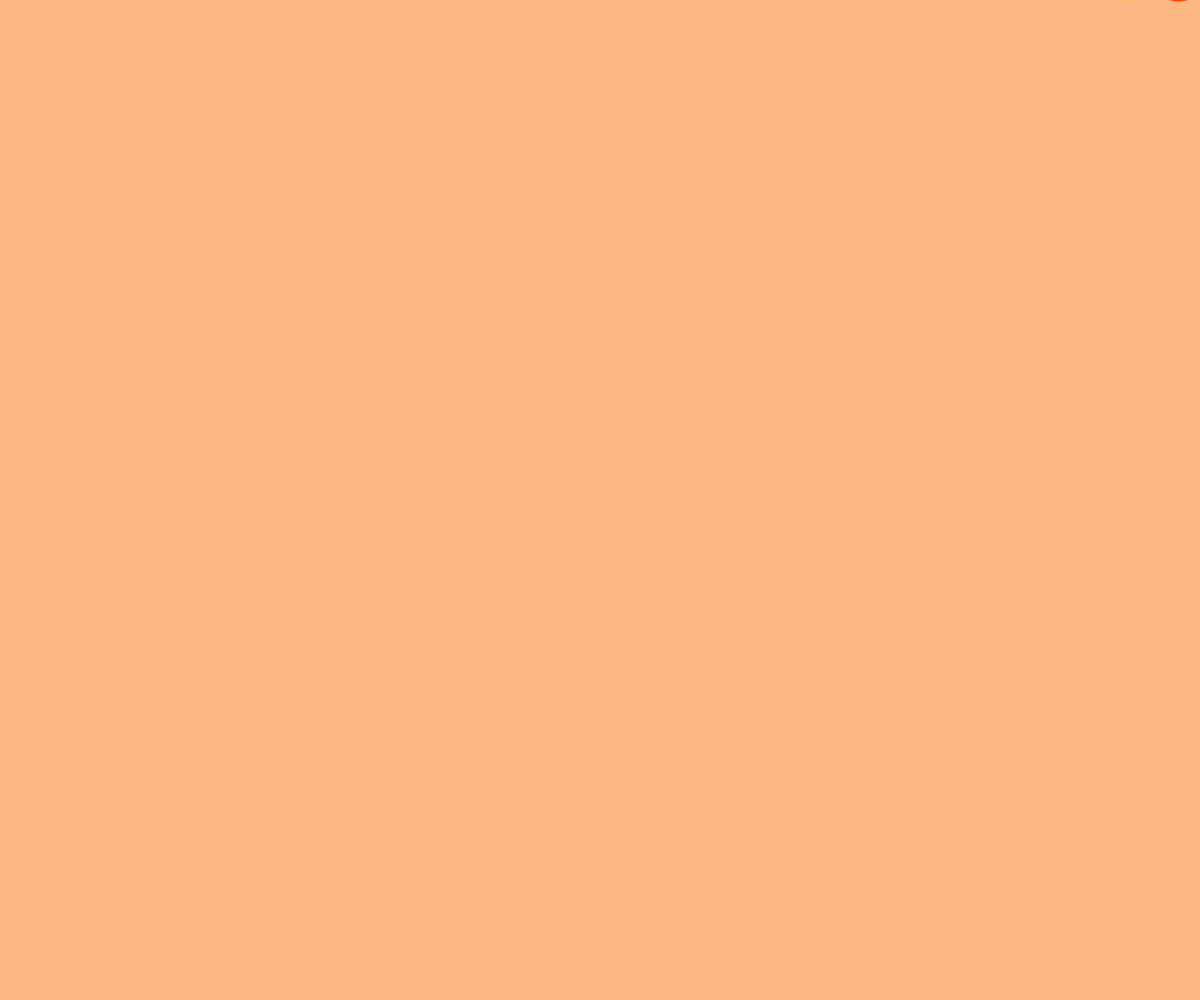
Frame 1 (no input)
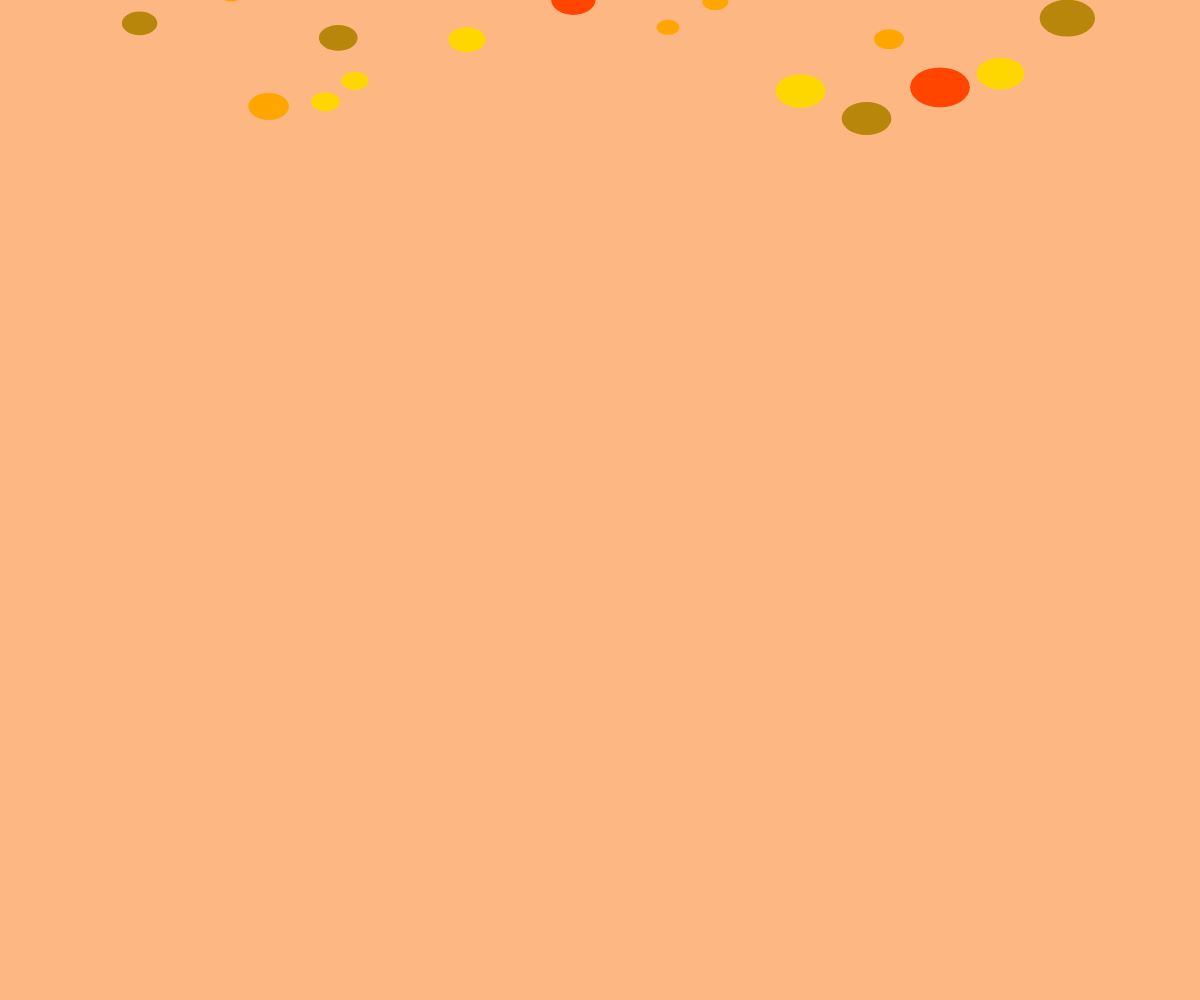
Frame 60 (no input)
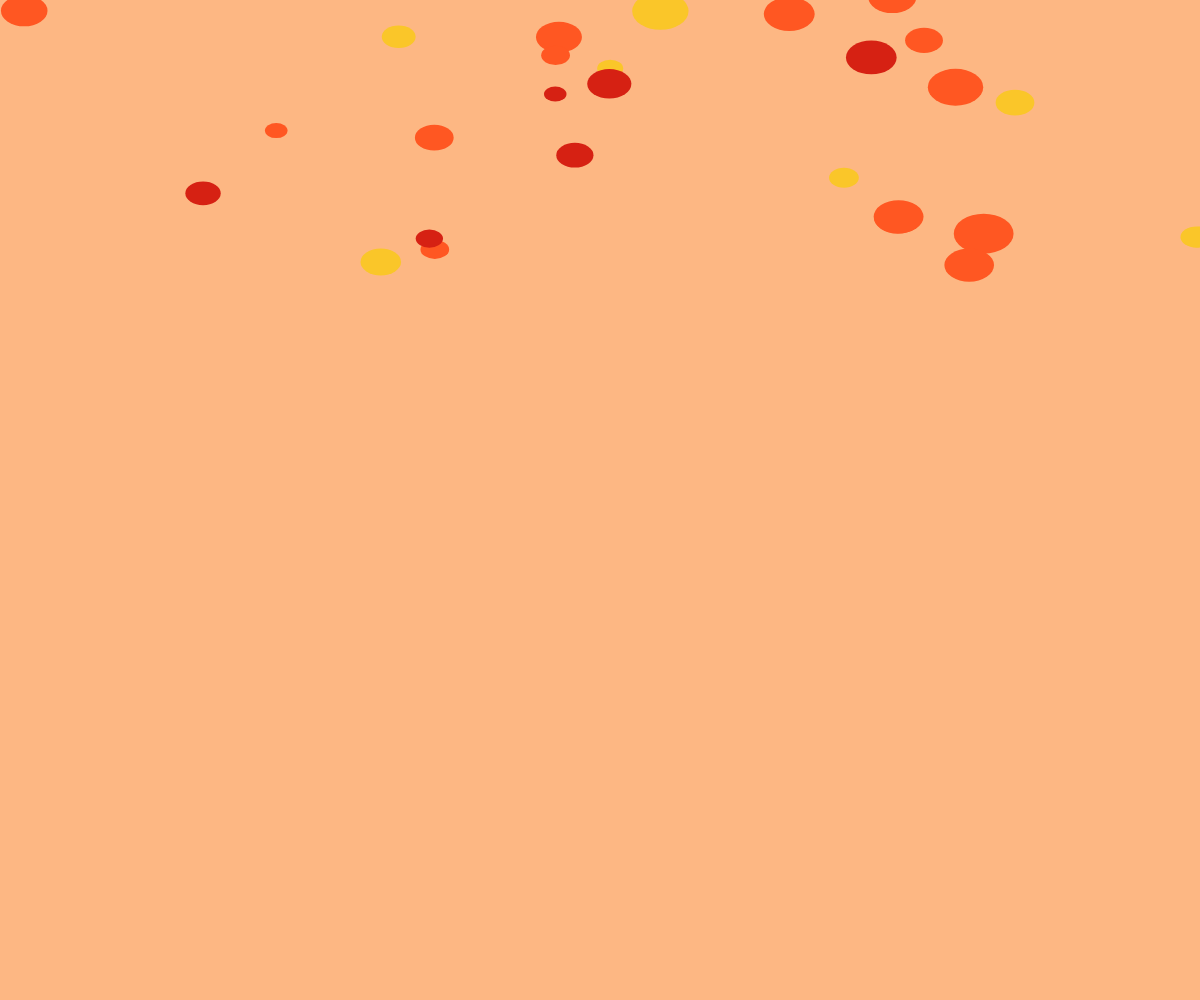
Frame 120 (the mouse pressed at the canvas centre since frame 60)

The p5.js sketch that drew these frames (run headless with seeded random() and noise() and a simulated clock; from frame 60 on, the mouse is pressed at the canvas centre):

// p5.js sketch
// ── sketch.js
// 最終課題を制作しよう

let leaves = []; // 葉っぱの配列
let colors = ["#FF4500", "#FFA500", "#FFD700", "#B8860B"]; // 色の候補

function setup() {
  createCanvas(windowWidth, windowHeight);
  noStroke();
  initLeaves(100); // 初期状態で100枚の葉を生成
}

function draw() {
  background(253, 183, 131); // 背景色（秋の淡い色）
  
  // 葉っぱを更新・描画
  for (let leaf of leaves) {
    leaf.update();
    leaf.display();
  }
}

// 葉っぱを初期化する関数
function initLeaves(count) {
  for (let i = 0; i < count; i++) {
    leaves.push(new Leaf());
  }
}

// 葉っぱクラス
class Leaf {
  constructor() {
    this.reset();
  }

  // 葉っぱの初期化
  reset() {
    this.x = random(width);
    this.y = random(-height, 0); // 画面上部からスタート
    this.size = random(20, 60); // サイズ
    this.color = random(colors); // 色
    this.speed = random(1, 3); // 落下速度
    this.swing = random(20, 50); // 横揺れ幅
    this.angle = random(TWO_PI); // 初期角度
  }

  // 更新処理
  update() {
    this.y += this.speed; // 落下
    this.angle += 0.02; // 揺れを増加
    this.x += sin(this.angle) * 2; // 横揺れ

    // 画面外に出たらリセット
    if (this.y > height) {
      this.reset();
    }
  }

  // 描画処理
  display() {
    fill(this.color);
    ellipse(this.x, this.y, this.size, this.size / 1.5); // 楕円形の葉
  }
}

// マウス操作：クリックで葉っぱの色を変更
function mousePressed() {
  colors = ["#D62113", "#FF5722", "#FAC629"]; // 新しい色
  for (let leaf of leaves) {
    leaf.color = random(colors); // 色を再割り当て
  }
}

// ウィンドウサイズ変更時の処理
function windowResized() {
  resizeCanvas(windowWidth, windowHeight);
}
